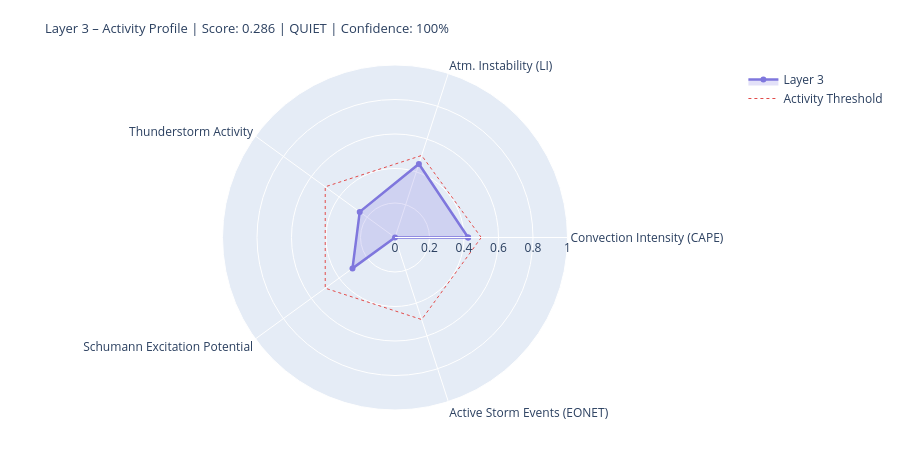

Notebook cell for this chart:
### Markdown cell above
---
## 4. State Assessment & Handoff to Layer 4/5

### Code cell
# ============================================================
# LAYER-3-SCORE
# Five dynamic components
# ============================================================

def norm(v, lo, hi):
    if v is None or (isinstance(v, float) and math.isnan(v)): return None
    return round(max(0.0, min(1.0, (v - lo) / (hi - lo))), 4)

# --- 1) Convection intensity (global CAPE mean) ---
cape_mean = df_atm['cape'].dropna().mean() if not df_atm.empty else None
conv_score = norm(cape_mean, 0, 3000)
conv_src   = 'primary' if cape_mean is not None else 'missing'

# --- 2) Atmospheric instability (LI mean) ---
li_mean   = df_atm['li'].dropna().mean() if not df_atm.empty else None
# Negative LI = unstable → higher score
instab_score = norm(-li_mean if li_mean is not None else None, -6, 6)
instab_src   = 'primary' if li_mean is not None else 'missing'

# --- 3) Thunderstorm activity (mean thunder score + WMO count) ---
thunder_mean = df_atm['thunder_score'].mean() if not df_atm.empty else None
n_thunder    = int(df_atm['thunderstorm'].sum()) if not df_atm.empty else 0
thunder_score_val = norm(
    (thunder_mean or 0) * 0.7 + n_thunder * 0.1, 0, 1.0
) if thunder_mean is not None else None
thunder_src = 'primary'

# --- 4) Schumann excitation potential (weighted Schumann contribution) ---
schumann_pot = df_atm['schumann_contribution'].mean() if not df_atm.empty else None
# Boosted by Layer-2 thunderstorm trigger
if schumann_pot is not None and l2_thunder:
    schumann_pot = min(1.0, schumann_pot * 1.2)
schumann_score = norm(schumann_pot, 0, 1.0) if schumann_pot is not None else None
schumann_src   = 'derived'

# --- 5) Storm activity (NASA EONET) ---
# Distinction: None = data not loaded, 0.0 = loaded but no events
storm_score = None
storm_src   = 'missing'
if raw.get('storms') is not None:          # API reached successfully
    storm_score = norm(len(storm_events), 0, 30) if storm_events else 0.0
    storm_src   = 'primary'

# X-Ray and Kp: context only, not in dynamic score
# (X-Ray = Layer-0/4 driver; Kp = geomagnetic index, not a lightning proxy)
xray_context = None
if raw.get('xray'):
    df_xc = pd.DataFrame(raw['xray'])
    fc = next((c for c in df_xc.columns
               if any(k in c.lower() for k in ['flux','long']) and 'time' not in c.lower()),
              df_xc.columns[1])
    df_xc[fc] = pd.to_numeric(df_xc[fc], errors='coerce')
    xray_last = df_xc[fc].dropna().iloc[-1] if not df_xc[fc].dropna().empty else None
    if xray_last:
        xray_class = ('X' if xray_last>=1e-4 else 'M' if xray_last>=1e-5
                      else 'C' if xray_last>=1e-6 else 'B')
        xray_context = {'flux': float(xray_last), 'class': xray_class}
        print(f'X-Ray context: {xray_class}-class ({xray_last:.2e} W/m²)')

# --- Aggregate ---
COMPONENTS = {
    'Convection Intensity (CAPE)':  {'score': conv_score,       'source': conv_src,    'dynamic': True},
    'Atm. Instability (LI)':         {'score': instab_score,     'source': instab_src,  'dynamic': True},
    'Thunderstorm Activity':              {'score': thunder_score_val, 'source': thunder_src, 'dynamic': True},
    'Schumann Excitation Potential':   {'score': schumann_score,   'source': schumann_src,'dynamic': True},
    'Active Storm Events (EONET)': {'score': storm_score,      'source': storm_src,   'dynamic': True},
}

available   = {k: v['score'] for k, v in COMPONENTS.items() if v['score'] is not None}
unavailable = [k for k, v in COMPONENTS.items() if v['score'] is None]
layer3_score = round(sum(available.values()) / len(available), 4) if available else None
confidence   = round(len(available) / len(COMPONENTS), 2)
level = ('unknown' if layer3_score is None
         else 'quiet'   if layer3_score < 0.3
         else 'moderate' if layer3_score < 0.6
         else 'active')
dominant_l3 = max(available, key=available.get) if available else 'none'

# --- Ausgabe ---
W = 68
print('=' * W)
print('LAYER 3 – ATMOSPHERE / WEATHER / THUNDERSTORMS – STATE ASSESSMENT')
print('=' * W)
for name, comp in COMPONENTS.items():
    s = comp['score']
    if s is not None:
        bar = '█' * int(s * 20) + '░' * (20 - int(s * 20))
        print(f'  {name:<36} {bar}  {s:.3f}  [{comp["source"]}]')
    else:
        print(f'  {name:<36} {"─" * 20}  n/a   [missing]')
print('-' * W)
print(f'  Score:        {layer3_score:.3f}  ({len(available)}/{len(COMPONENTS)} components)')
print(f'  Confidence:   {confidence:.0%}')
print(f'  Level:        {level.upper()}')
print(f'  Dominant:     {dominant_l3}')
print(f'  CAPE mean:    {cape_mean:.0f} J/kg' if cape_mean else '  CAPE mean:    n/a')
print(f'  LI mean:      {li_mean:.1f} K' if li_mean is not None else '  LI mean:      n/a')
print(f'  Thunderstorms:{n_thunder} points (WMO)  +  {len(storm_events)} NASA EONET')
print('=' * W)

# Radar
cats   = list(available.keys())
vals_r = list(available.values())
if len(cats) >= 3:
    fig = go.Figure()
    fig.add_trace(go.Scatterpolar(
        r=vals_r + [vals_r[0]], theta=cats + [cats[0]],
        fill='toself', fillcolor='rgba(127,119,221,0.22)',
        line=dict(color='#7F77DD', width=2.5), name='Layer 3'
    ))
    fig.add_trace(go.Scatterpolar(
        r=[0.5] * (len(cats)+1), theta=cats + [cats[0]],
        line=dict(color='#E24B4A', dash='dot', width=1),
        mode='lines', name='Activity Threshold'
    ))
    fig.update_layout(
        title=dict(
            text=f'Layer 3 – Activity Profile | Score: {layer3_score:.3f} | {level.upper()} | Confidence: {confidence:.0%}',
            font=dict(size=13)
        ),
        polar=dict(radialaxis=dict(visible=True, range=[0, 1])),
        height=450, showlegend=True,
        margin=dict(l=60, r=60, t=65, b=40)
    )
    fig.show()

### Figure 1 — Plotly figure (JSON) as saved in the notebook; plotly's stock layout.template omitted (floating-point values rounded to 4 significant figures)
{"data": [{"fill": "toself", "fillcolor": "rgba(127,119,221,0.22)", "line": {"color": "#7F77DD", "width": 2.5}, "name": "Layer 3", "r": [0.424, 0.4483, 0.2527, 0.3046, 0.0, 0.424], "theta": ["Convection Intensity (CAPE)", "Atm. Instability (LI)", "Thunderstorm Activity", "Schumann Excitation Potential", "Active Storm Events (EONET)", "Convection Intensity (CAPE)"], "type": "scatterpolar"}, {"line": {"color": "#E24B4A", "dash": "dot", "width": 1}, "mode": "lines", "name": "Activity Threshold", "r": [0.5, 0.5, 0.5, 0.5, 0.5, 0.5], "theta": ["Convection Intensity (CAPE)", "Atm. Instability (LI)", "Thunderstorm Activity", "Schumann Excitation Potential", "Active Storm Events (EONET)", "Convection Intensity (CAPE)"], "type": "scatterpolar"}], "layout": {"height": 450, "margin": {"b": 40, "l": 60, "r": 60, "t": 65}, "polar": {"radialaxis": {"range": [0, 1], "visible": true}}, "showlegend": true, "title": {"font": {"size": 13}, "text": "Layer 3 – Activity Profile | Score: 0.286 | QUIET | Confidence: 100%"}}}
